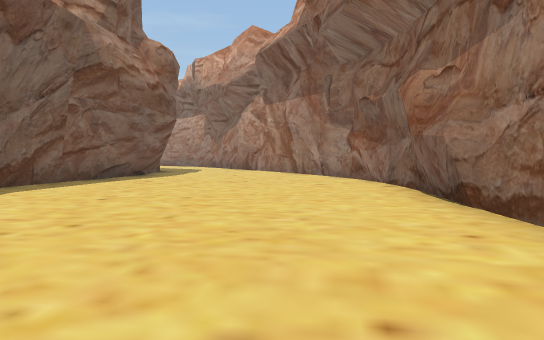
view 1 (above)

24 first-person views from a walk through a 3-D level made in the Unity game engine. The camera is 1.3 m above the floor, tilts 2° down and sees 75° across. The floor is counted in squares, 2 m on a side. Each view is taken from the middle of a square. On the plan, view 1 faces up. The plan holds only what a view shows up to about 10 squares ahead; the rest is blank. The place goes on beyond the plan. The player character is not drawn. Some animated figures are not drawn.

view 2
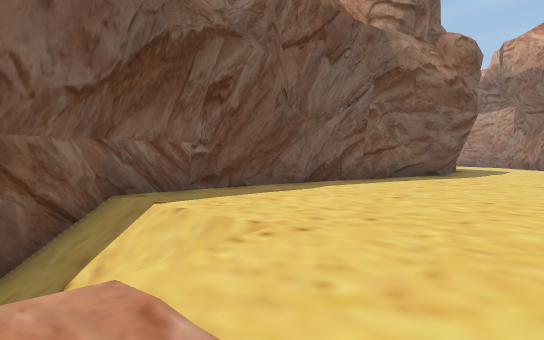

view 3
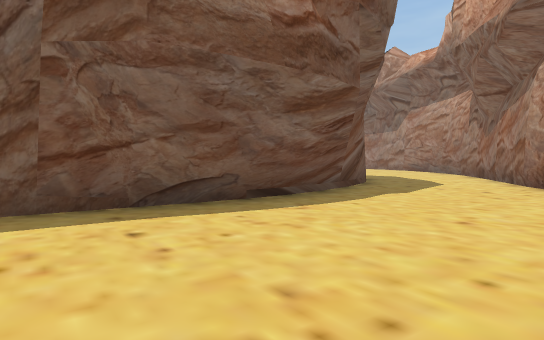

view 4
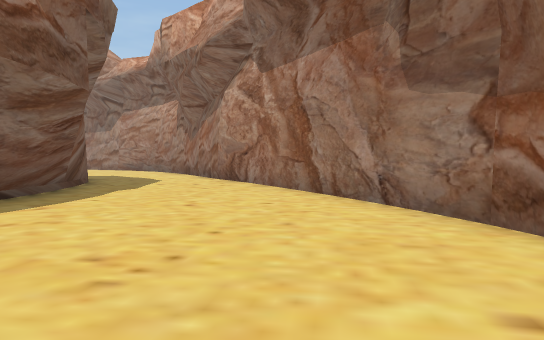

view 5
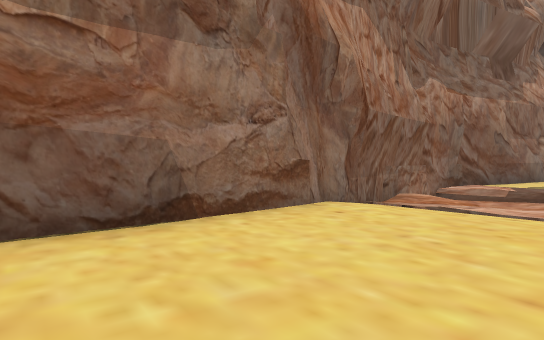

view 6
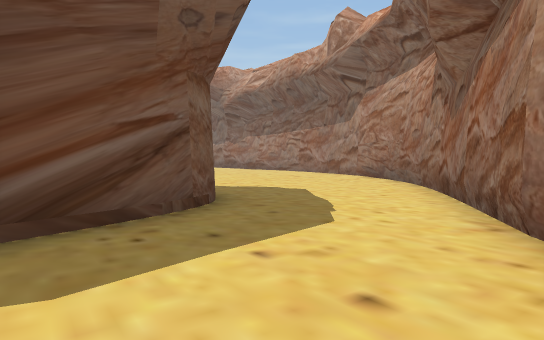

view 7
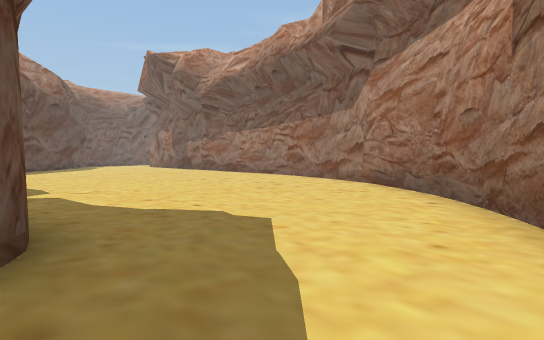

view 8
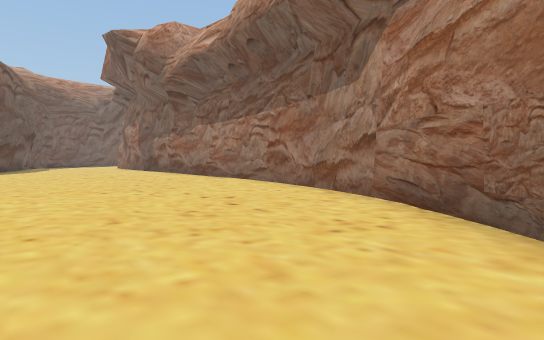

view 9
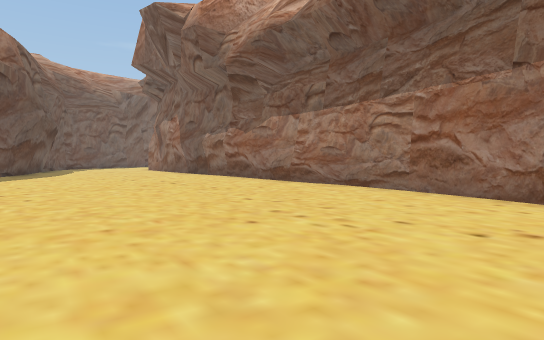

view 10
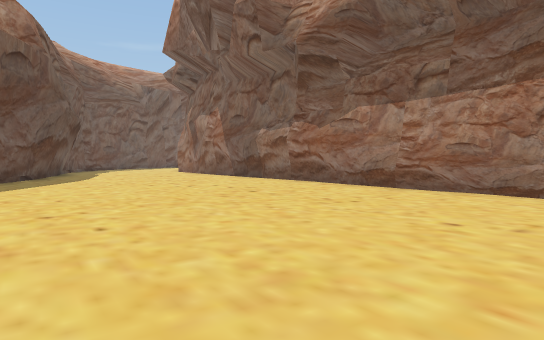

view 11
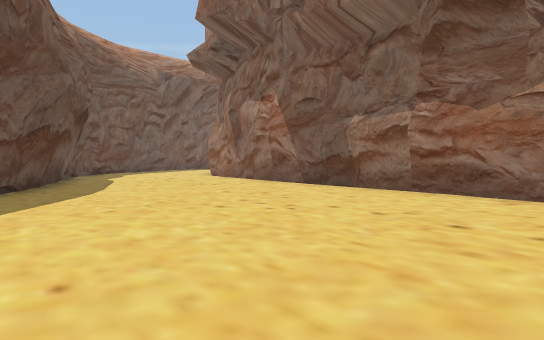

view 12
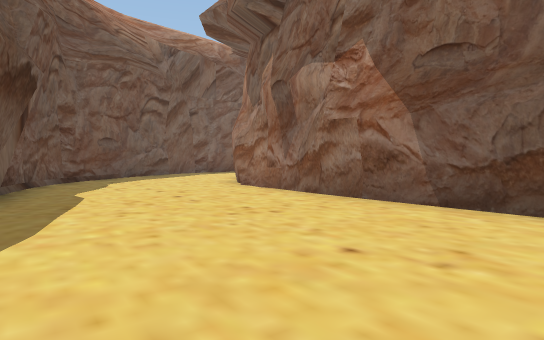

view 13
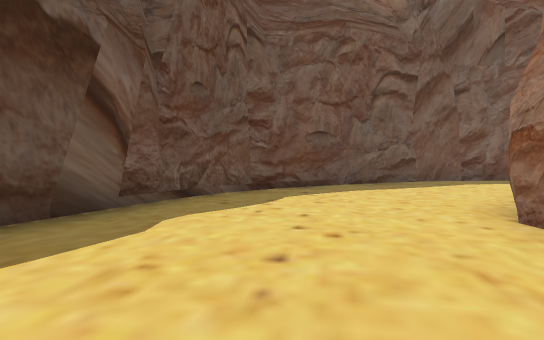

view 14
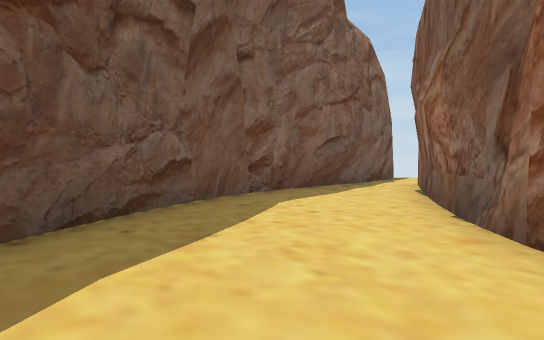

view 15
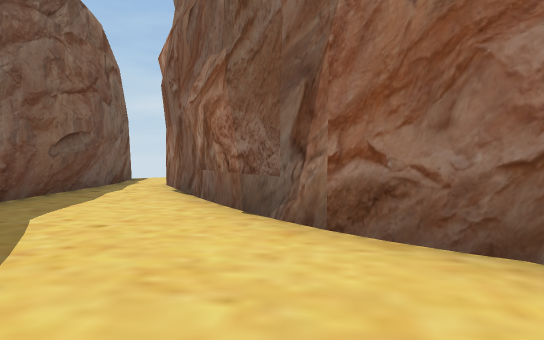

view 16
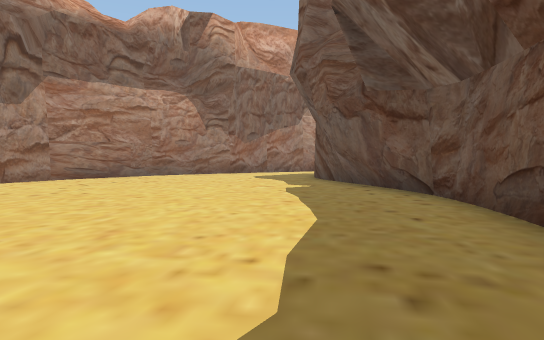

view 17
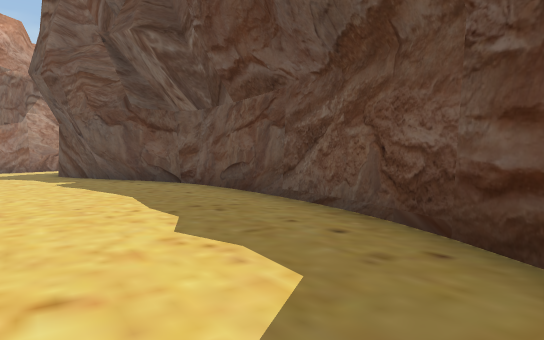

view 18
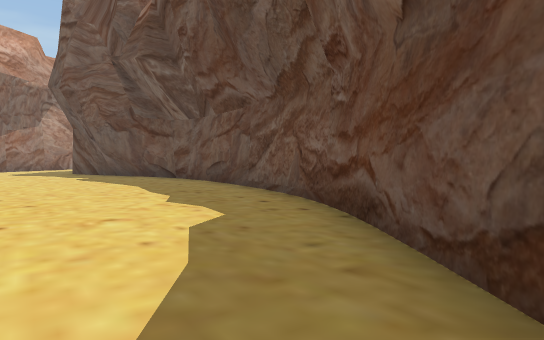

view 19
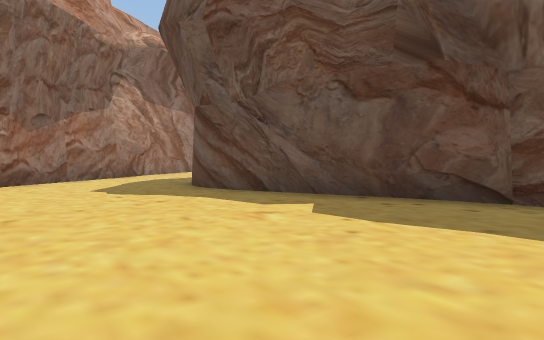

view 20
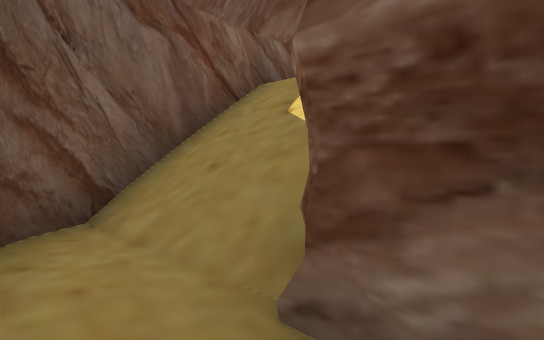

view 21
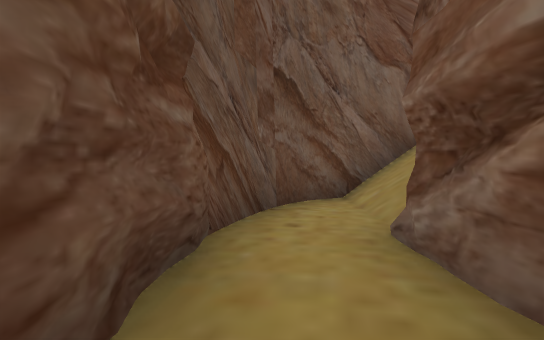

view 22
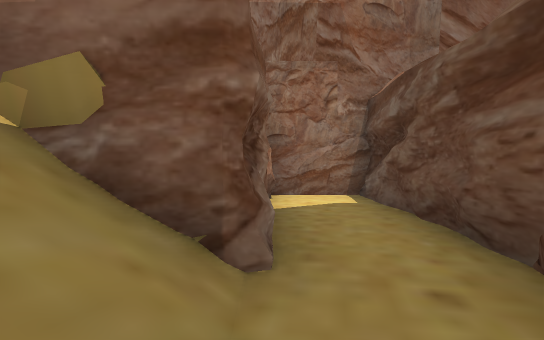

view 23
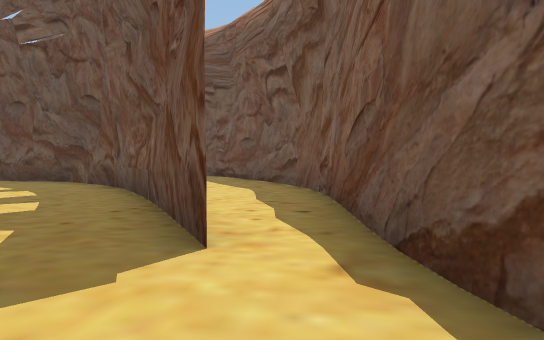

view 24
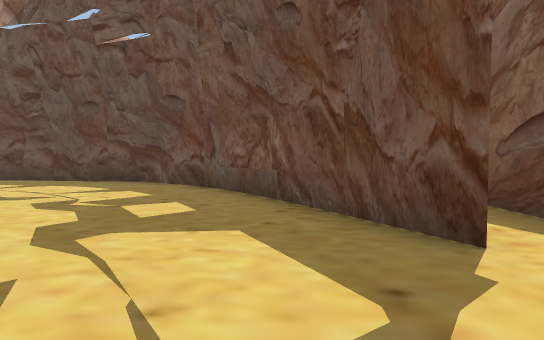

### Floor plan
Key: @ floor where view 1 was taken; # wall or solid block; x gap in a wall; . main floor; - floor 0.25 m lower than the main floor; _ floor 3.75 m lower than the main floor; / step, stairs or slope; = window, fence, low wall or low ledge; v drop or lower ground.
Columns run from 33 left of view 1 to 2 right of it. Each row starts with its distance up from view 1.
 37  . .
 36 #....
 35 #.....
 34 #.#....
 33 #.#....
 32 #.##....
 31 #..##....
 30 #...#.....
 29 #...##....
 28 ##...###...
 27  #.....##########
 26  ##............ #######
 25   #...................####
 24   ##.....................##
 23    ####...................##
 22       ###..................##
 21         ##..................##
 20          ##..................##
 19           ##..................#
 18            ##.................##
 17             ###................#
 16               ###......#####...##
 15                 ########   ##...##
 14                             #....#
 13                             ##...##
 12                              #....#
 11                              #....##
 10                             ##.....#
  9                             #......#
  8                             #......#
  7                             #......#
  6                             #......#
  5                            ##......#
  4                            #.......#
  3                            #.......#
  2                            #////...#
  1                            ##//=--/#
  0                             #//v-@/#
 -1                             #//##xx#
 -2                             ##_____#
 -3                              #######

Positions as (right, up) in squares from view 1, and headings:
1: (0, 0), facing up
2: (0, 0), facing up-left
3: (0, 7), facing up-left
4: (0, 6), facing up
5: (-1, 6), facing down-right
6: (-1, 13), facing up-left
7: (-3, 16), facing up-left
8: (-5, 19), facing up-left
9: (-9, 19), facing up-left
10: (-12, 19), facing up-left
11: (-16, 20), facing up-left
12: (-20, 22), facing up-left
13: (-23, 25), facing left
14: (-28, 26), facing up-left
15: (-29, 26), facing up
16: (-18, 18), facing right
17: (-20, 20), facing down-right
18: (-22, 21), facing down-right
19: (-13, 21), facing down-right
20: (-1, -2), facing up-left
21: (1, -2), facing left
22: (-4, -1), facing right
23: (-32, 37), facing down
24: (-30, 37), facing down
